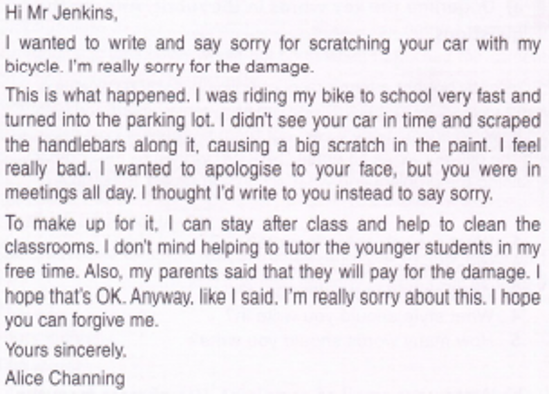
#> input picture extras/ocr_stuff/test.png, 549 x 394 px
$ python pytes.py test.png test.png test.png
#> lines starting #> are read from the running program, lines starting #| are printed output that depends on the picture; after the words box and inside, x2 and y2 are one past the last pixel; in counts of white or black regions, pixels touching at a corner belong together
def main():
	try:
	    from PIL import Image
	except ImportError:
	    import Image
	import pytesseract
	import sys
	import re
	import cv2
	import numpy as np
	try:
		if sys.argv[1] == '-h':
			print('usage:\npython pytes.py [language] [Image file] [Output file]\nexample:\npython pytes.py lit test.png text.txt\nAvaliable languages:')
			print(pytesseract.get_languages(config=''))
		else:
			lan = sys.argv[1]
			im = sys.argv[2]
			fil = sys.argv[3]
			img = cv2.imread(im)
#> img is the input picture: shape (394, 549, 3); mean B, G, R 233.4, 228.2, 232.8
			img = cv2.resize(img, None, fx=1.5, fy=1.5, interpolation=cv2.INTER_CUBIC)
#> img: shape (591, 824, 3)
			img = cv2.cvtColor(img, cv2.COLOR_BGR2GRAY)
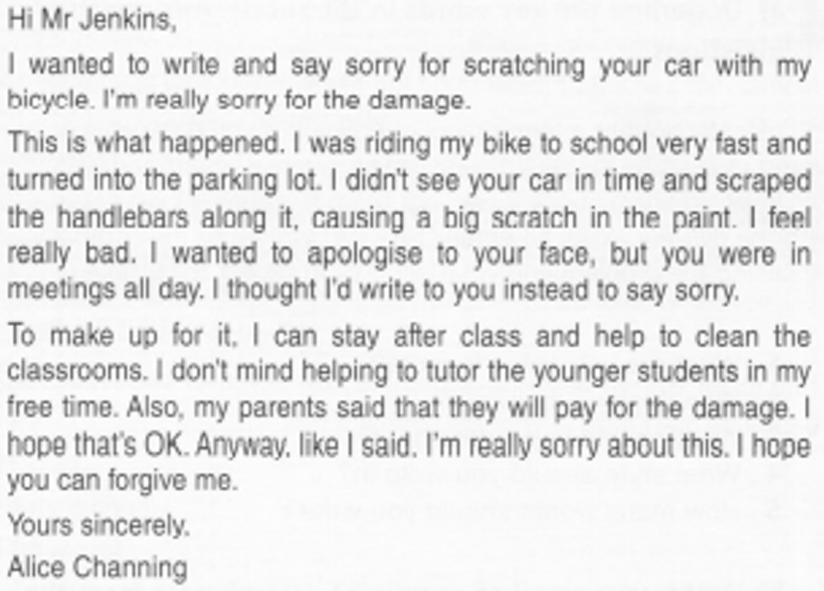
#> img: shape (591, 824); min 74, max 255, mean 230.2
			kernel = np.ones((1, 1), np.uint8)
			img = cv2.dilate(img, kernel, iterations=1)
			img = cv2.erode(img, kernel, iterations=1)
			img = cv2.GaussianBlur(img, (5, 5), 0)
			img = cv2.threshold(img, 128, 256, cv2.THRESH_BINARY + cv2.THRESH_OTSU)[1]
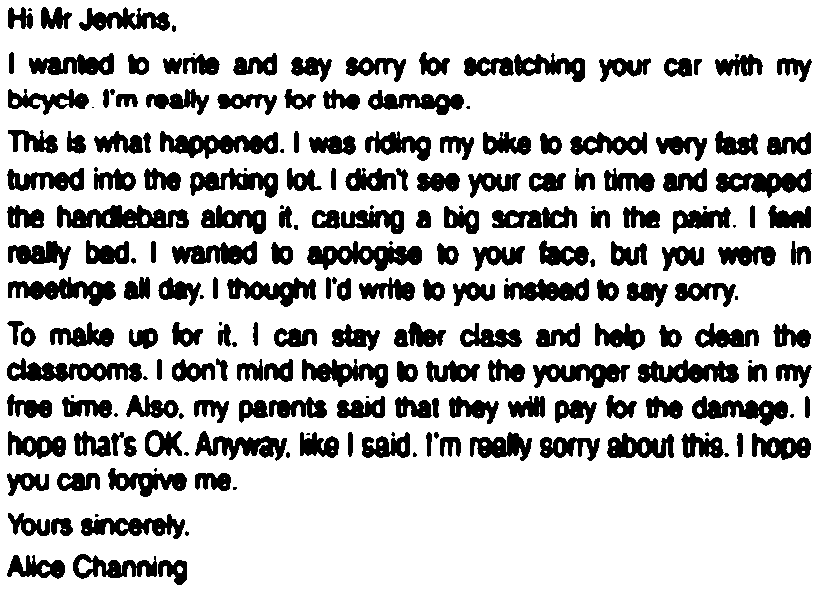
#> img: shape (591, 824); 77.6% white; 216 black regions (35 under 20 px), largest, box (x1, y1, x2, y2) and area: (57, 205, 189, 228) 2006, (307, 241, 422, 271) 1826, (7, 358, 142, 382) 1818


			text = pytesseract.image_to_string(img, lang=lan)
			text = re.sub("\n\s+", "\n", text)
			text = re.sub("-\n", "", text)
			with open(fil, "w", encoding="utf-8") as f:
				f.write(text)
	except LookupError:
		print('LookupError')
	except TypeError:
		print('TypeError')
	except cv2.error:
		print('cv2.error')
if __name__ == '__main__':
	main()
#> (the call stopped at in main, `text = pytesseract.image_to_string(img, lang=lan)`: pytesseract is not available in this run)

$ run again, with extras/ocr_stuff/0.png copied over extras/ocr_stuff/test.png
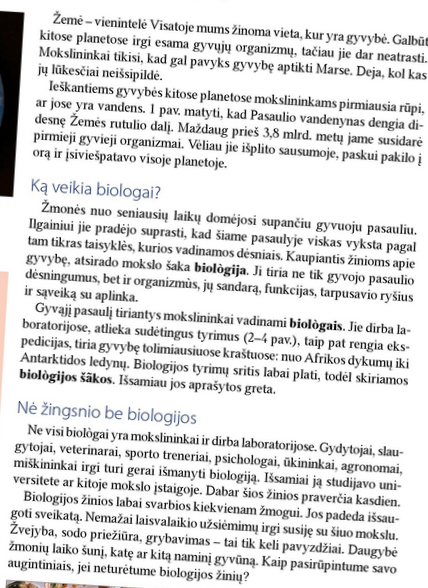
#> input picture extras/ocr_stuff/0.png, 428 x 588 px
#> in main, img is the input picture: shape (588, 428, 3); mean B, G, R 222.1, 222.1, 222.2
#> in main, `img = cv2.GaussianBlur(img, (5, 5), 0)`:
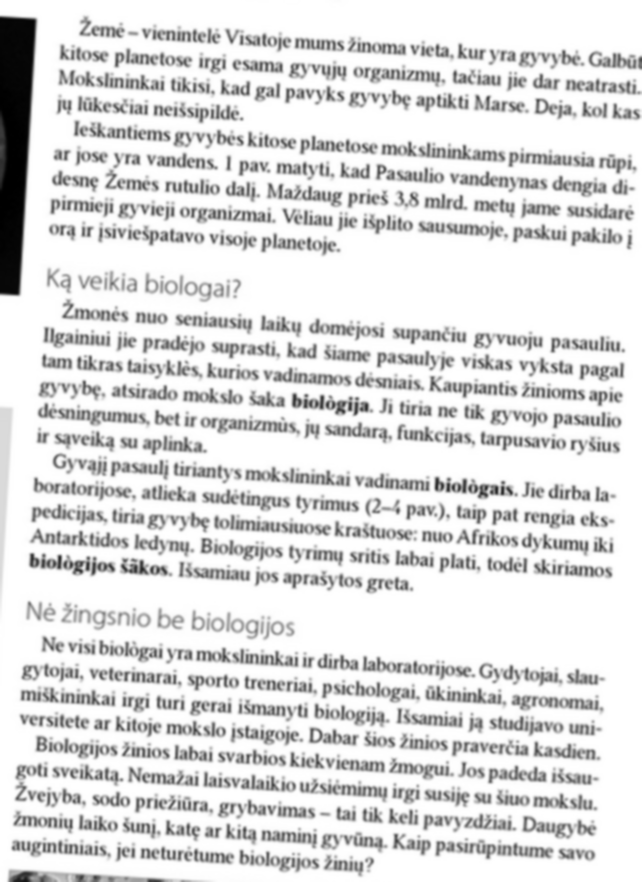
#> img: shape (882, 642); min 0, max 255, mean 221.9
#> in main, `img = cv2.threshold(img, 128, 256, cv2.THRESH_BINARY + cv2.THRESH_OTSU..`:
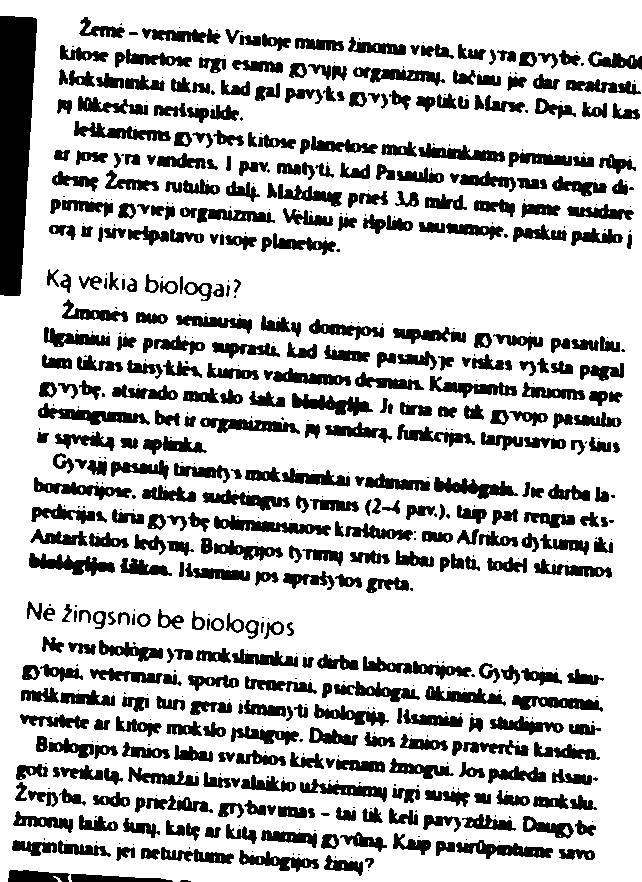
#> img: shape (882, 642); 75.9% white; 702 black regions (273 under 20 px), largest, box (x1, y1, x2, y2) and area: (0, 16, 37, 296) 8111, (214, 515, 331, 536) 1047, (38, 403, 150, 425) 1036

$ run again, with extras/ocr_stuff/2.png copied over extras/ocr_stuff/test.png
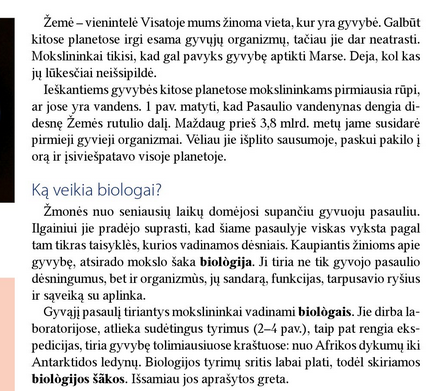
#> input picture extras/ocr_stuff/2.png, 446 x 391 px
#> in main, img is the input picture: shape (391, 446, 3); mean B, G, R 222.5, 222.7, 223.1
#> in main, `img = cv2.GaussianBlur(img, (5, 5), 0)`:
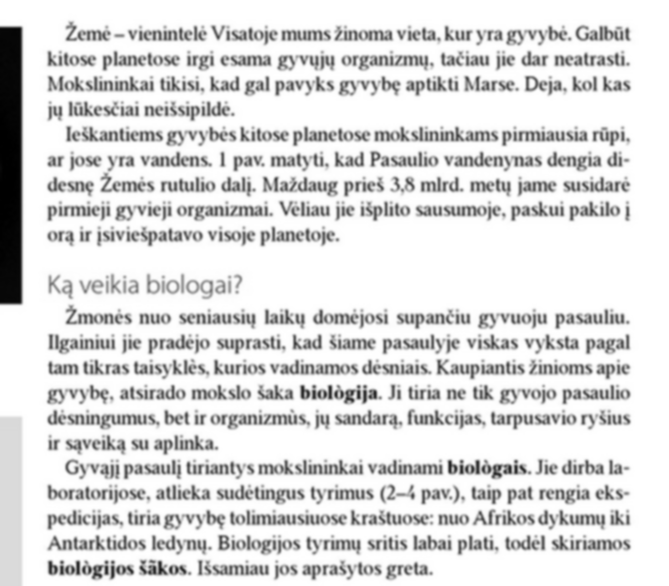
#> img: shape (586, 669); min 0, max 255, mean 222.1
#> in main, `img = cv2.threshold(img, 128, 256, cv2.THRESH_BINARY + cv2.THRESH_OTSU..`:
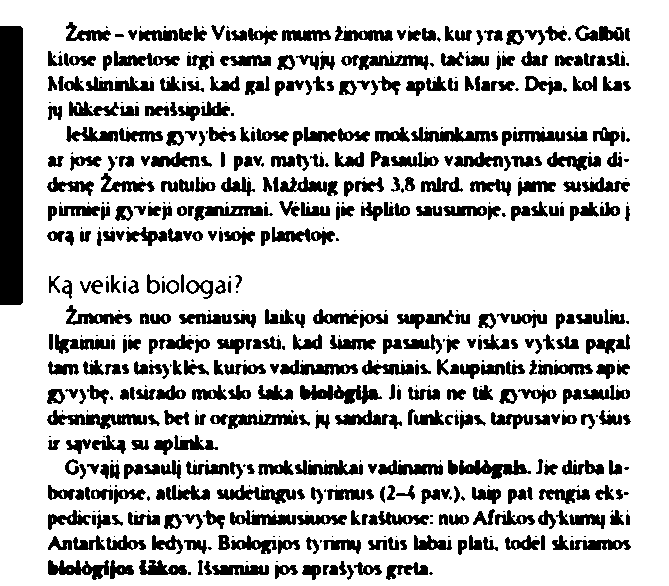
#> img: shape (586, 669); 78.6% white; 643 black regions (220 under 20 px), largest, box (x1, y1, x2, y2) and area: (0, 26, 23, 305) 6411, (300, 385, 382, 404) 865, (47, 410, 147, 429) 862
